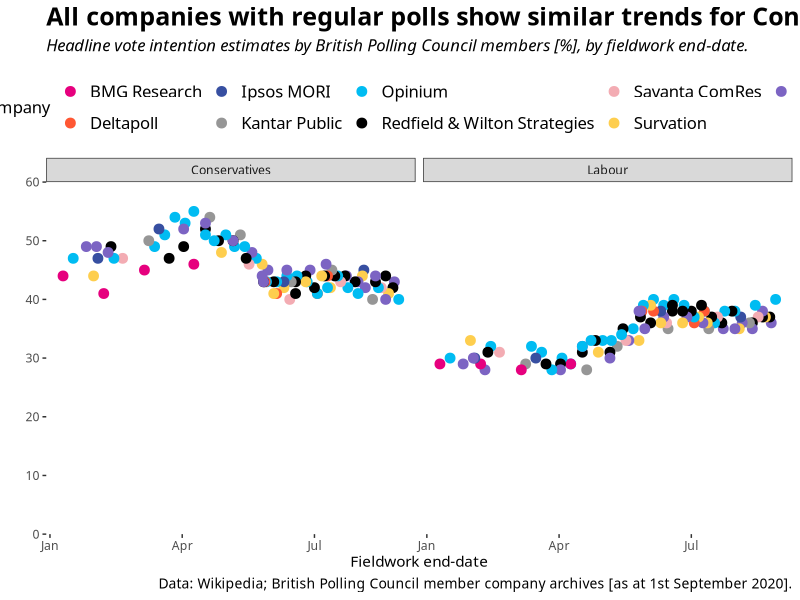

Here is the R script that generated this plot:
## Packages and themes
library(tidyverse)
library(readxl)
library(mgcv)

theme_clean <- theme_bw(base_family="Calibri") + 
  theme(legend.position = "top",
        legend.title = element_text(size = 12),
        legend.text = element_text(size = 12),
        plot.title = element_text(size = 18, face = "bold"),
        plot.subtitle = element_text(size = 12, face = "italic", margin = margin(b=12)),
        plot.caption = element_text(size = 10),
        panel.grid.major = element_blank(),
        panel.grid.minor = element_blank(),
        panel.border = element_blank())

theme_set(theme_clean)

## Draw and tidy data
uk_polling_df <- read_excel("House Effects/UK General Election Polling - 2020-08-30.xlsx")

uk_poll_tidy_df <- uk_polling_df %>%
  dplyr::select(1:12) %>%
  dplyr::rename(Conservatives = con,
         Labour = lab,
         "Liberal Democrats" = ldem,
         "Scottish National Party" = snp,
         "Green Party" = grn,
         Others = oth) %>%
  pivot_longer(cols = 7:12,
                      names_to = "party", values_to = "VI_share")

uk_poll_tidy_df$party = factor(uk_poll_tidy_df$party,
                               levels = c("Conservatives", "Labour", "Liberal Democrats",
                                          "Scottish National Party", "Green Party", "Others"))

uk_poll_avg_df <- uk_polling_df %>%
  group_by(company) %>%
  summarise(count = n(), across(6:11, mean))

uk_poll_exc_df <- uk_polling_df %>%
  mutate(days_since_ge = as.numeric(difftime(fw_end, "2019-12-12",
                                             units = "days")),
         con_exc = con - mean(uk_poll_avg_df$con),
         lab_exc = lab - mean(uk_poll_avg_df$lab),
         ldem_exc = ldem - mean(uk_poll_avg_df$ldem),
         snp_exc = snp - mean(uk_poll_avg_df$snp),
         grn_exc = grn - mean(uk_poll_avg_df$grn))

# This is a helper function for extracting confidence intervals and returning a tidy data frame
# Adapted from Sam Clifford: https://rdrr.io/github/samclifford/mgcv.helper/src/R/confint.gam.R
confint.gam <- function(object, parm = NULL, level = 0.95, ...) {
  obj.s <- mgcv::summary.gam(object)
  
  E <- obj.s$p.coeff %>%
    tibble::tibble(Estimate = .,
                   term=names(.)) %>%
    dplyr::select(., term, Estimate)
  
  SE <- obj.s$se %>%
    tibble::tibble(se = .,
                   term = names(.)) %>%
    dplyr::select(., term, se)
  if (is.null(parm)){
    parm <- E$term
  }
  nu <- obj.s$residual.df
  my.tbl <- dplyr::inner_join(E, SE, by = "term") %>%
    dplyr::filter(., term %in% parm) %>%
    dplyr::mutate(.,
                  Statistic = Estimate/se,
                  L = Estimate +
                    se * stats::qt(df = nu,
                                   p = (1 - level) / 2),
                  U = Estimate +
                    se * stats::qt(df = nu,
                                   p = 1 - (1 - level) / 2),
                  estimate = round(100*Estimate, digits = 1),
                  lower = round(100*L, digits = 1),
                  upper = round(100*U, digits = 1))
  names(my.tbl)[3] <- "Std_Error"
  names(my.tbl)[5] <- sprintf("%.1f%%",
                              100*(1-level)/2)
  names(my.tbl)[6] <- sprintf("%.1f%%",
                              100*(1-(1-level)/2))
  return(my.tbl)
  
}

## Creating the models
con_exc_model <- gam(formula = con_exc ~ 0 + s(days_since_ge) + company,
                     data = uk_poll_exc_df)
lab_exc_model <- gam(formula = lab_exc ~ 0 + s(days_since_ge) + company,
                     data = uk_poll_exc_df)
ldem_exc_model <- gam(formula = ldem_exc ~ 0 + s(days_since_ge) + company,
                     data = uk_poll_exc_df)
snp_exc_model <- gam(formula = snp_exc ~ 0 + s(days_since_ge) + company,
                      data = uk_poll_exc_df)
grn_exc_model <- gam(formula = grn_exc ~ 0 + s(days_since_ge) + company,
                     data = uk_poll_exc_df)

## Produce the tables
con_exc_table <- con_exc_model %>% confint.gam()
lab_exc_table <- lab_exc_model %>% confint.gam()
ldem_exc_table <- ldem_exc_model %>% confint.gam()
snp_exc_table <- snp_exc_model %>% confint.gam()
grn_exc_table <- grn_exc_model %>% confint.gam()

con_exc_table %>% dplyr::select(1, 7:9)
lab_exc_table %>% dplyr::select(1, 7:9)
ldem_exc_table %>% dplyr::select(1, 7:9)
snp_exc_table %>% dplyr::select(1, 7:9)
grn_exc_table %>% dplyr::select(1, 7:9)

## Making the graph
uk_poll_tidy_gg <- uk_poll_tidy_df %>%
  filter(party %in% c("Conservatives", "Labour")) %>%
  ggplot(aes(x = fw_end, y = 100*VI_share, color = company)) +
  geom_point(size = 3) +
  facet_wrap(~party) +
  scale_y_continuous(limits = c(0, 60), expand = c(0, 0)) +
  scale_color_manual(values = c("#E6007E", "#ff5733", "#374FA1", "#969696", "#00BCF2",
                                "#000000", "#F3ACB3", "#FECE4E", "#7C64C3")) +
  labs(title = "All companies with regular polls show similar trends for Conservative and Labour shares.",
       subtitle = "Headline vote intention estimates by British Polling Council members [%], by fieldwork end-date.",
       x = "Fieldwork end-date",
       y = "",
       caption = "Data: Wikipedia; British Polling Council member company archives [as at 1st September 2020].")